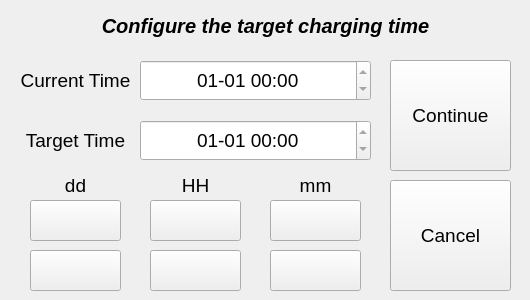
    <widget class="QWidget" name="pg_charging">
     <widget class="QLabel" name="label_13">
      <property name="geometry">
       <rect>
        <x>10</x>
        <y>60</y>
        <width>131</width>
        <height>41</height>
       </rect>
      </property>
      <property name="font">
       <font>
        <pointsize>14</pointsize>
       </font>
      </property>
      <property name="text">
       <string>Current Time</string>
      </property>
      <property name="alignment">
       <set>Qt::AlignCenter</set>
      </property>
     </widget>
     <widget class="QLabel" name="label_14">
      <property name="geometry">
       <rect>
        <x>10</x>
        <y>120</y>
        <width>131</width>
        <height>41</height>
       </rect>
      </property>
      <property name="font">
       <font>
        <pointsize>14</pointsize>
       </font>
      </property>
      <property name="text">
       <string>Target Time</string>
      </property>
      <property name="alignment">
       <set>Qt::AlignCenter</set>
      </property>
     </widget>
     <widget class="QPushButton" name="bt_dd_down">
      <property name="geometry">
       <rect>
        <x>30</x>
        <y>250</y>
        <width>91</width>
        <height>41</height>
       </rect>
      </property>
      <property name="text">
       <string/>
      </property>
      <property name="icon">
       <iconset resource="KevDemoResource.qrc">
        <normaloff>:/res/img/down-arrow.png</normaloff>:/res/img/down-arrow.png</iconset>
      </property>
      <property name="iconSize">
       <size>
        <width>32</width>
        <height>32</height>
       </size>
      </property>
     </widget>
     <widget class="QPushButton" name="bt_hh_up">
      <property name="geometry">
       <rect>
        <x>150</x>
        <y>200</y>
        <width>91</width>
        <height>41</height>
       </rect>
      </property>
      <property name="text">
       <string/>
      </property>
      <property name="icon">
       <iconset resource="KevDemoResource.qrc">
        <normaloff>:/res/img/up-arrow.png</normaloff>:/res/img/up-arrow.png</iconset>
      </property>
      <property name="iconSize">
       <size>
        <width>32</width>
        <height>32</height>
       </size>
      </property>
     </widget>
     <widget class="QPushButton" name="bt_hh_down">
      <property name="geometry">
       <rect>
        <x>150</x>
        <y>250</y>
        <width>91</width>
        <height>41</height>
       </rect>
      </property>
      <property name="text">
       <string/>
      </property>
      <property name="icon">
       <iconset resource="KevDemoResource.qrc">
        <normaloff>:/res/img/down-arrow.png</normaloff>:/res/img/down-arrow.png</iconset>
      </property>
      <property name="iconSize">
       <size>
        <width>32</width>
        <height>32</height>
       </size>
      </property>
     </widget>
     <widget class="QPushButton" name="bt_mm_up">
      <property name="geometry">
       <rect>
        <x>270</x>
        <y>200</y>
        <width>91</width>
        <height>41</height>
       </rect>
      </property>
      <property name="text">
       <string/>
      </property>
      <property name="icon">
       <iconset resource="KevDemoResource.qrc">
        <normaloff>:/res/img/up-arrow.png</normaloff>:/res/img/up-arrow.png</iconset>
      </property>
      <property name="iconSize">
       <size>
        <width>32</width>
        <height>32</height>
       </size>
      </property>
     </widget>
     <widget class="QPushButton" name="bt_mm_down">
      <property name="geometry">
       <rect>
        <x>270</x>
        <y>250</y>
        <width>91</width>
        <height>41</height>
       </rect>
      </property>
      <property name="text">
       <string/>
      </property>
      <property name="icon">
       <iconset resource="KevDemoResource.qrc">
        <normaloff>:/res/img/down-arrow.png</normaloff>:/res/img/down-arrow.png</iconset>
      </property>
      <property name="iconSize">
       <size>
        <width>32</width>
        <height>32</height>
       </size>
      </property>
     </widget>
     <widget class="QTimeEdit" name="te_current_time">
      <property name="geometry">
       <rect>
        <x>140</x>
        <y>60</y>
        <width>231</width>
        <height>41</height>
       </rect>
      </property>
      <property name="font">
       <font>
        <pointsize>14</pointsize>
       </font>
      </property>
      <property name="focusPolicy">
       <enum>Qt::NoFocus</enum>
      </property>
      <property name="alignment">
       <set>Qt::AlignCenter</set>
      </property>
      <property name="readOnly">
       <bool>true</bool>
      </property>
      <property name="currentSection">
       <enum>QDateTimeEdit::NoSection</enum>
      </property>
      <property name="displayFormat">
       <string>MM-dd HH:mm</string>
      </property>
     </widget>
     <widget class="QTimeEdit" name="te_target_time">
      <property name="geometry">
       <rect>
        <x>140</x>
        <y>120</y>
        <width>231</width>
        <height>41</height>
       </rect>
      </property>
      <property name="font">
       <font>
        <pointsize>14</pointsize>
       </font>
      </property>
      <property name="focusPolicy">
       <enum>Qt::NoFocus</enum>
      </property>
      <property name="alignment">
       <set>Qt::AlignCenter</set>
      </property>
      <property name="readOnly">
       <bool>true</bool>
      </property>
      <property name="currentSection">
       <enum>QDateTimeEdit::NoSection</enum>
      </property>
      <property name="displayFormat">
       <string>MM-dd HH:mm</string>
      </property>
     </widget>
     <widget class="QLabel" name="label_16">
      <property name="geometry">
       <rect>
        <x>150</x>
        <y>170</y>
        <width>91</width>
        <height>31</height>
       </rect>
      </property>
      <property name="font">
       <font>
        <pointsize>14</pointsize>
       </font>
      </property>
      <property name="text">
       <string>HH</string>
      </property>
      <property name="alignment">
       <set>Qt::AlignCenter</set>
      </property>
     </widget>
     <widget class="QLabel" name="label_15">
      <property name="geometry">
       <rect>
        <x>30</x>
        <y>170</y>
        <width>91</width>
        <height>31</height>
       </rect>
      </property>
      <property name="font">
       <font>
        <pointsize>14</pointsize>
       </font>
      </property>
      <property name="text">
       <string>dd</string>
      </property>
      <property name="alignment">
       <set>Qt::AlignCenter</set>
      </property>
     </widget>
     <widget class="QLabel" name="label_17">
      <property name="geometry">
       <rect>
        <x>270</x>
        <y>170</y>
        <width>91</width>
        <height>31</height>
       </rect>
      </property>
      <property name="font">
       <font>
        <pointsize>14</pointsize>
       </font>
      </property>
      <property name="text">
       <string>mm</string>
      </property>
      <property name="alignment">
       <set>Qt::AlignCenter</set>
      </property>
     </widget>
     <widget class="QPushButton" name="bt_charging_time_continue">
      <property name="geometry">
       <rect>
        <x>390</x>
        <y>60</y>
        <width>121</width>
        <height>111</height>
       </rect>
      </property>
      <property name="font">
       <font>
        <pointsize>14</pointsize>
       </font>
      </property>
      <property name="text">
       <string>Continue</string>
      </property>
     </widget>
     <widget class="QPushButton" name="bt_charging_time_cancel">
      <property name="geometry">
       <rect>
        <x>390</x>
        <y>180</y>
        <width>121</width>
        <height>111</height>
       </rect>
      </property>
      <property name="font">
       <font>
        <pointsize>14</pointsize>
       </font>
      </property>
      <property name="text">
       <string>Cancel</string>
      </property>
     </widget>
     <widget class="QLabel" name="label_18">
      <property name="geometry">
       <rect>
        <x>10</x>
        <y>0</y>
        <width>511</width>
        <height>51</height>
       </rect>
      </property>
      <property name="font">
       <font>
        <pointsize>15</pointsize>
        <weight>75</weight>
        <italic>true</italic>
        <bold>true</bold>
       </font>
      </property>
      <property name="text">
       <string>Configure the target charging time</string>
      </property>
      <property name="alignment">
       <set>Qt::AlignCenter</set>
      </property>
     </widget>
     <widget class="QPushButton" name="bt_dd_up">
      <property name="geometry">
       <rect>
        <x>30</x>
        <y>200</y>
        <width>91</width>
        <height>41</height>
       </rect>
      </property>
      <property name="text">
       <string/>
      </property>
      <property name="icon">
       <iconset resource="KevDemoResource.qrc">
        <normaloff>:/res/img/up-arrow.png</normaloff>:/res/img/up-arrow.png</iconset>
      </property>
      <property name="iconSize">
       <size>
        <width>32</width>
        <height>32</height>
       </size>
      </property>
     </widget>
    </widget>
